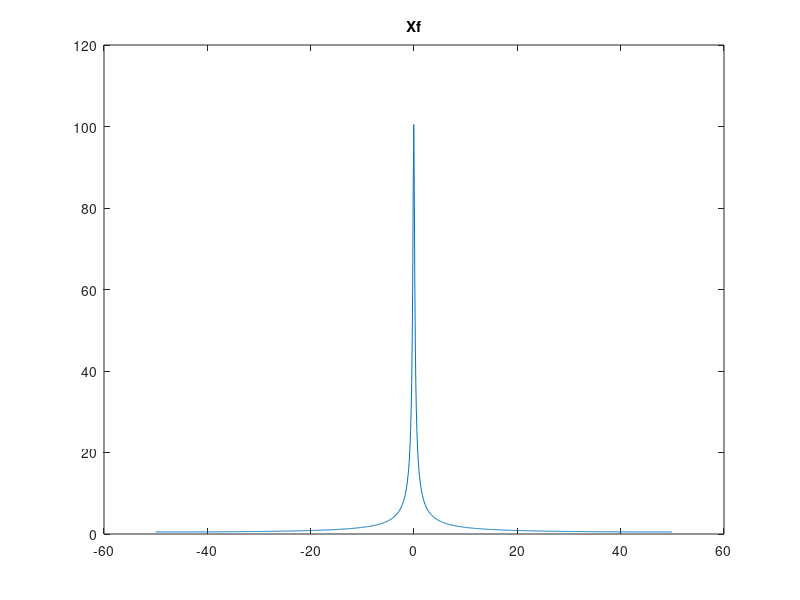
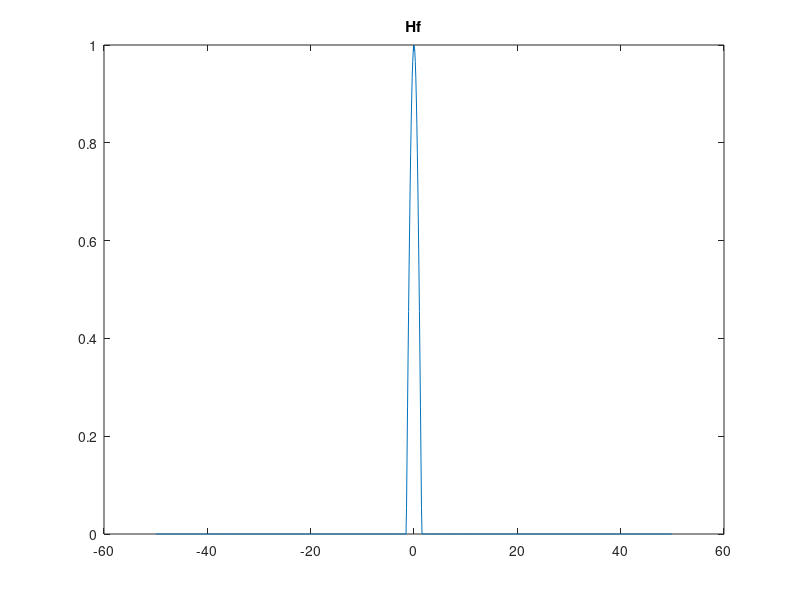
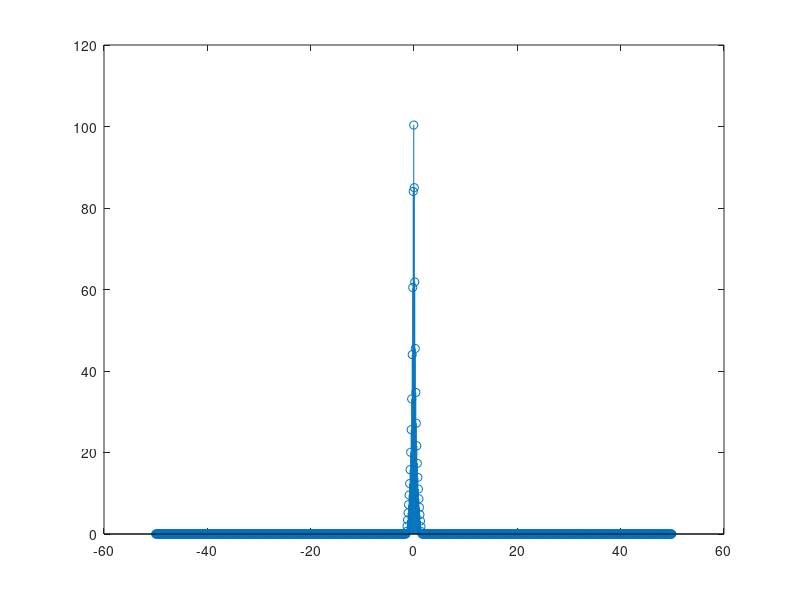
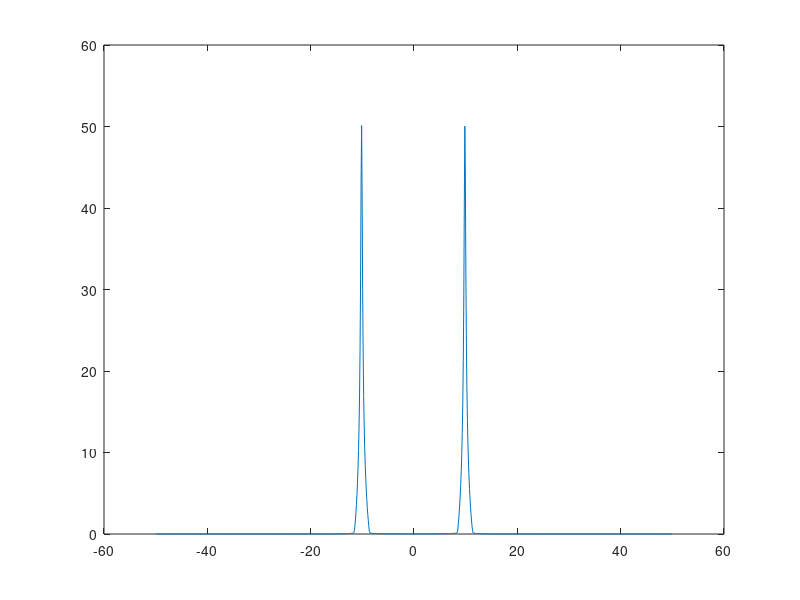

These charts were generated, in order, by the following MATLAB code:
fs = 100;
index = 1;
lengthOfTime = 0:1/fs:10;

%Initialising arrays.
t = zeros(size(lengthOfTime));
xt = zeros(size(lengthOfTime));

%Loop to input values for x(t). This is to represent the function as if it
%was multipled by a unit step function that started at x = 0.5.
for i = 0:1/fs:10
    t(index) = i;
    if i >= 0.5
        xt(index) = exp(-(i-0.5));
    else
        xt(index) = 0;
    end
    index = index + 1;
end
%FFT to get the discrete fourier transform and shifted so that the zero frequency component is in the centre
% of the array.

Xf = fftshift(fft(xt)); 

%Loop to input values for H(f). This is to represent the function as if it
%was multiplied by a rect function to sit within the bandwidths.
length_f = length(Xf);
f = (-length_f/2:length_f/2-1)/length_f*fs;

for i = 1:size(f,2)
    if f(i) >= -1.5 && f(i) <= 1.5
        Hf(i) = cos((pi * f(i))/3);
    else
        Hf(i) = 0;
    end
end

figure(1)
plot(f,abs(Xf))
title("Xf")

figure(2)
plot(f, Hf)
title("Hf")
%H(f) is the transfer function in the frequency domain and so getting the
%FFT of x(t) will allow me to multiply the two in the frequency domain to
%get the message signal.

Mf = Xf .* Hf;
mt = ifft(fftshift(Mf)); %Getting inverse of the FFT but shifting the values back so the calculation is correct for the modulation.

%Plotting magnitude spectrum of M(f) but I have to divide by the length - 1 to get the correct magnitude values
figure(3)
stem(f, abs(Mf));
%(length(Mf) - 1)
%Plotting the phase of M(f) but limiting the freqeuncy range to show the
% first few frequencies phases due to the repetition of the phase for the
% frequncy domain representation of M(f)

ct = cos(2 * pi * 10 * t); %Setting up the carrier signal. 10Hz is used for demonstration purposes so that the signal can be seen.
ut = mt .* ct; %Performing the modulation.
figure(5)
plot(t,mt)
title("mt")
%Obtain the FFT of u(t) so that the frequency spectra can be plotted.

Uf = fftshift(fft(ut));

figure(4)
plot(f,abs(Uf));

%Testing convolution
ht = ifft(ifftshift(Hf));
m_test_conv_t = conv(xt,ht);
figure(10)
plot(t,m_test_conv_t(1:length(xt)))
title("convolve signals")
